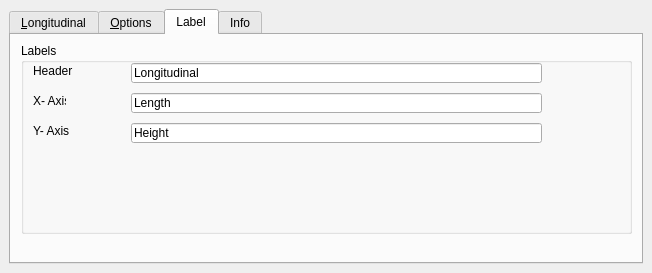
<?xml version="1.0" encoding="UTF-8"?>
<ui version="4.0">
 <class>longitudinalDockWidgetBase</class>
 <widget class="QDockWidget" name="longitudinalDockWidgetBase">
  <property name="geometry">
   <rect>
    <x>0</x>
    <y>0</y>
    <width>652</width>
    <height>273</height>
   </rect>
  </property>
  <property name="windowTitle">
   <string>Longitudinal section</string>
  </property>
  <widget class="QWidget" name="dockWidgetContents">
   <layout class="QVBoxLayout" name="verticalLayout_3">
    <item>
     <widget class="QTabWidget" name="tabWidget">
      <property name="sizePolicy">
       <sizepolicy hsizetype="Preferred" vsizetype="Preferred">
        <horstretch>0</horstretch>
        <verstretch>2</verstretch>
       </sizepolicy>
      </property>
      <property name="currentIndex">
       <number>2</number>
      </property>
      <widget class="QWidget" name="tab_1">
       <attribute name="title">
        <string>&amp;Longitudinal</string>
       </attribute>
       <layout class="QGridLayout" name="gridLayout_4">
        <item row="0" column="0">
         <layout class="QGridLayout" name="layoutPlot">
          <property name="sizeConstraint">
           <enum>QLayout::SetNoConstraint</enum>
          </property>
          <property name="verticalSpacing">
           <number>0</number>
          </property>
          <item row="1" column="0">
           <widget class="QWidget" name="toolbarWidget" native="true"/>
          </item>
          <item row="0" column="0">
           <widget class="QWidget" name="canvasWidget" native="true">
            <property name="sizePolicy">
             <sizepolicy hsizetype="Expanding" vsizetype="Expanding">
              <horstretch>0</horstretch>
              <verstretch>0</verstretch>
             </sizepolicy>
            </property>
           </widget>
          </item>
         </layout>
        </item>
       </layout>
      </widget>
      <widget class="QWidget" name="tab_2">
       <attribute name="title">
        <string>&amp;Options</string>
       </attribute>
       <layout class="QGridLayout" name="gridLayout_3">
        <item row="1" column="0">
         <widget class="QGroupBox" name="groupBox">
          <property name="sizePolicy">
           <sizepolicy hsizetype="Preferred" vsizetype="Preferred">
            <horstretch>0</horstretch>
            <verstretch>0</verstretch>
           </sizepolicy>
          </property>
          <property name="maximumSize">
           <size>
            <width>16777215</width>
            <height>294</height>
           </size>
          </property>
          <property name="title">
           <string>Options</string>
          </property>
          <widget class="QComboBox" name="uDiameterP">
           <property name="geometry">
            <rect>
             <x>430</x>
             <y>135</y>
             <width>150</width>
             <height>20</height>
            </rect>
           </property>
           <property name="minimumSize">
            <size>
             <width>150</width>
             <height>0</height>
            </size>
           </property>
          </widget>
          <widget class="QLabel" name="label_8">
           <property name="geometry">
            <rect>
             <x>360</x>
             <y>135</y>
             <width>67</width>
             <height>16</height>
            </rect>
           </property>
           <property name="text">
            <string>Diameter</string>
           </property>
          </widget>
          <widget class="QComboBox" name="uPointLayer">
           <property name="geometry">
            <rect>
             <x>430</x>
             <y>32</y>
             <width>150</width>
             <height>20</height>
            </rect>
           </property>
           <property name="sizePolicy">
            <sizepolicy hsizetype="Preferred" vsizetype="Fixed">
             <horstretch>0</horstretch>
             <verstretch>0</verstretch>
            </sizepolicy>
           </property>
           <property name="minimumSize">
            <size>
             <width>150</width>
             <height>0</height>
            </size>
           </property>
          </widget>
          <widget class="QLabel" name="label_6">
           <property name="geometry">
            <rect>
             <x>360</x>
             <y>30</y>
             <width>54</width>
             <height>16</height>
            </rect>
           </property>
           <property name="text">
            <string>Point Layer</string>
           </property>
          </widget>
          <widget class="QComboBox" name="uLineLayer">
           <property name="geometry">
            <rect>
             <x>85</x>
             <y>30</y>
             <width>150</width>
             <height>20</height>
            </rect>
           </property>
           <property name="minimumSize">
            <size>
             <width>150</width>
             <height>0</height>
            </size>
           </property>
          </widget>
          <widget class="QLabel" name="label_11">
           <property name="geometry">
            <rect>
             <x>12</x>
             <y>30</y>
             <width>46</width>
             <height>16</height>
            </rect>
           </property>
           <property name="text">
            <string>Line layer</string>
           </property>
          </widget>
          <widget class="QComboBox" name="uPointID">
           <property name="geometry">
            <rect>
             <x>430</x>
             <y>56</y>
             <width>150</width>
             <height>20</height>
            </rect>
           </property>
           <property name="minimumSize">
            <size>
             <width>150</width>
             <height>0</height>
            </size>
           </property>
          </widget>
          <widget class="QLabel" name="label_4">
           <property name="geometry">
            <rect>
             <x>360</x>
             <y>50</y>
             <width>38</width>
             <height>16</height>
            </rect>
           </property>
           <property name="text">
            <string>Point ID</string>
           </property>
          </widget>
          <widget class="QComboBox" name="uLineID">
           <property name="geometry">
            <rect>
             <x>85</x>
             <y>54</y>
             <width>150</width>
             <height>20</height>
            </rect>
           </property>
           <property name="minimumSize">
            <size>
             <width>150</width>
             <height>0</height>
            </size>
           </property>
          </widget>
          <widget class="QLabel" name="label_13">
           <property name="geometry">
            <rect>
             <x>12</x>
             <y>50</y>
             <width>33</width>
             <height>16</height>
            </rect>
           </property>
           <property name="text">
            <string>Line ID</string>
           </property>
          </widget>
          <widget class="QComboBox" name="uZfieldP1">
           <property name="geometry">
            <rect>
             <x>430</x>
             <y>82</y>
             <width>150</width>
             <height>20</height>
            </rect>
           </property>
           <property name="minimumSize">
            <size>
             <width>150</width>
             <height>0</height>
            </size>
           </property>
          </widget>
          <widget class="QLabel" name="label_7">
           <property name="geometry">
            <rect>
             <x>357</x>
             <y>82</y>
             <width>67</width>
             <height>16</height>
            </rect>
           </property>
           <property name="text">
            <string>Elevation field</string>
           </property>
          </widget>
          <widget class="QComboBox" name="uZfield1">
           <property name="geometry">
            <rect>
             <x>85</x>
             <y>80</y>
             <width>151</width>
             <height>20</height>
            </rect>
           </property>
           <property name="minimumSize">
            <size>
             <width>100</width>
             <height>0</height>
            </size>
           </property>
          </widget>
          <widget class="QLabel" name="label_12">
           <property name="geometry">
            <rect>
             <x>12</x>
             <y>80</y>
             <width>67</width>
             <height>16</height>
            </rect>
           </property>
           <property name="text">
            <string>Elevation field</string>
           </property>
          </widget>
          <widget class="QComboBox" name="uZfield2">
           <property name="geometry">
            <rect>
             <x>85</x>
             <y>106</y>
             <width>150</width>
             <height>20</height>
            </rect>
           </property>
           <property name="minimumSize">
            <size>
             <width>150</width>
             <height>0</height>
            </size>
           </property>
          </widget>
          <widget class="QComboBox" name="uDiameter">
           <property name="geometry">
            <rect>
             <x>85</x>
             <y>132</y>
             <width>150</width>
             <height>20</height>
            </rect>
           </property>
           <property name="minimumSize">
            <size>
             <width>150</width>
             <height>0</height>
            </size>
           </property>
           <property name="maximumSize">
            <size>
             <width>69</width>
             <height>16777215</height>
            </size>
           </property>
          </widget>
          <widget class="QLabel" name="diameterLabel">
           <property name="geometry">
            <rect>
             <x>12</x>
             <y>132</y>
             <width>43</width>
             <height>16</height>
            </rect>
           </property>
           <property name="text">
            <string>Diameter</string>
           </property>
          </widget>
          <widget class="QComboBox" name="uZfieldP2">
           <property name="geometry">
            <rect>
             <x>430</x>
             <y>108</y>
             <width>150</width>
             <height>20</height>
            </rect>
           </property>
           <property name="minimumSize">
            <size>
             <width>150</width>
             <height>0</height>
            </size>
           </property>
          </widget>
          <widget class="QCheckBox" name="uIDlabels">
           <property name="geometry">
            <rect>
             <x>310</x>
             <y>100</y>
             <width>111</width>
             <height>21</height>
            </rect>
           </property>
           <property name="text">
            <string>Label plot with  ID</string>
           </property>
           <property name="checked">
            <bool>true</bool>
           </property>
          </widget>
          <widget class="QLabel" name="uSelectedPoints">
           <property name="geometry">
            <rect>
             <x>430</x>
             <y>10</y>
             <width>141</width>
             <height>16</height>
            </rect>
           </property>
           <property name="text">
            <string>Point layer</string>
           </property>
          </widget>
          <widget class="QDoubleSpinBox" name="spinBoxTol">
           <property name="geometry">
            <rect>
             <x>280</x>
             <y>30</y>
             <width>68</width>
             <height>18</height>
            </rect>
           </property>
           <property name="sizePolicy">
            <sizepolicy hsizetype="MinimumExpanding" vsizetype="Fixed">
             <horstretch>0</horstretch>
             <verstretch>0</verstretch>
            </sizepolicy>
           </property>
           <property name="minimumSize">
            <size>
             <width>65</width>
             <height>0</height>
            </size>
           </property>
           <property name="decimals">
            <number>3</number>
           </property>
           <property name="maximum">
            <double>99.000000000000000</double>
           </property>
           <property name="singleStep">
            <double>0.010000000000000</double>
           </property>
           <property name="value">
            <double>0.100000000000000</double>
           </property>
          </widget>
          <widget class="QToolButton" name="buttonSelectSourceId">
           <property name="geometry">
            <rect>
             <x>250</x>
             <y>30</y>
             <width>21</width>
             <height>23</height>
            </rect>
           </property>
           <property name="sizePolicy">
            <sizepolicy hsizetype="Preferred" vsizetype="Minimum">
             <horstretch>0</horstretch>
             <verstretch>0</verstretch>
            </sizepolicy>
           </property>
           <property name="minimumSize">
            <size>
             <width>0</width>
             <height>23</height>
            </size>
           </property>
           <property name="maximumSize">
            <size>
             <width>150</width>
             <height>22</height>
            </size>
           </property>
           <property name="locale">
            <locale language="English" country="UnitedStates"/>
           </property>
           <property name="text">
            <string>...</string>
           </property>
           <property name="checkable">
            <bool>true</bool>
           </property>
          </widget>
          <widget class="QCheckBox" name="uIdirection">
           <property name="geometry">
            <rect>
             <x>252</x>
             <y>9</y>
             <width>111</width>
             <height>21</height>
            </rect>
           </property>
           <property name="text">
            <string>Downstream</string>
           </property>
           <property name="checked">
            <bool>true</bool>
           </property>
          </widget>
          <widget class="QLabel" name="uSelectedLine">
           <property name="geometry">
            <rect>
             <x>90</x>
             <y>10</y>
             <width>141</width>
             <height>16</height>
            </rect>
           </property>
           <property name="text">
            <string>Line Layer</string>
           </property>
          </widget>
          <widget class="QCheckBox" name="uNoHeader">
           <property name="geometry">
            <rect>
             <x>10</x>
             <y>160</y>
             <width>111</width>
             <height>21</height>
            </rect>
           </property>
           <property name="text">
            <string>Copy w/o Point ID</string>
           </property>
          </widget>
          <widget class="QPushButton" name="uCopytoClip">
           <property name="enabled">
            <bool>false</bool>
           </property>
           <property name="geometry">
            <rect>
             <x>130</x>
             <y>160</y>
             <width>101</width>
             <height>23</height>
            </rect>
           </property>
           <property name="text">
            <string>Copy  to Clipboard</string>
           </property>
          </widget>
          <widget class="QPushButton" name="uCopytoDXF">
           <property name="enabled">
            <bool>false</bool>
           </property>
           <property name="geometry">
            <rect>
             <x>480</x>
             <y>160</y>
             <width>101</width>
             <height>23</height>
            </rect>
           </property>
           <property name="text">
            <string>Copy  to DXF</string>
           </property>
          </widget>
         </widget>
        </item>
       </layout>
      </widget>
      <widget class="QWidget" name="tab_3">
       <attribute name="title">
        <string>Label</string>
       </attribute>
       <widget class="QGroupBox" name="groupBox_2">
        <property name="geometry">
         <rect>
          <x>10</x>
          <y>8</y>
          <width>611</width>
          <height>191</height>
         </rect>
        </property>
        <property name="sizePolicy">
         <sizepolicy hsizetype="Preferred" vsizetype="Preferred">
          <horstretch>0</horstretch>
          <verstretch>0</verstretch>
         </sizepolicy>
        </property>
        <property name="maximumSize">
         <size>
          <width>16777215</width>
          <height>294</height>
         </size>
        </property>
        <property name="title">
         <string>Labels</string>
        </property>
        <widget class="QLabel" name="label_14">
         <property name="geometry">
          <rect>
           <x>12</x>
           <y>20</y>
           <width>46</width>
           <height>16</height>
          </rect>
         </property>
         <property name="text">
          <string>Header</string>
         </property>
        </widget>
        <widget class="QLabel" name="label_15">
         <property name="geometry">
          <rect>
           <x>12</x>
           <y>50</y>
           <width>33</width>
           <height>16</height>
          </rect>
         </property>
         <property name="text">
          <string>X- Axis</string>
         </property>
        </widget>
        <widget class="QLabel" name="label_17">
         <property name="geometry">
          <rect>
           <x>12</x>
           <y>80</y>
           <width>67</width>
           <height>16</height>
          </rect>
         </property>
         <property name="text">
          <string>Y- Axis</string>
         </property>
        </widget>
        <widget class="QLineEdit" name="labHeader">
         <property name="geometry">
          <rect>
           <x>110</x>
           <y>20</y>
           <width>411</width>
           <height>20</height>
          </rect>
         </property>
         <property name="text">
          <string>Longitudinal</string>
         </property>
        </widget>
        <widget class="QLineEdit" name="labXAxis">
         <property name="geometry">
          <rect>
           <x>110</x>
           <y>50</y>
           <width>411</width>
           <height>20</height>
          </rect>
         </property>
         <property name="text">
          <string>Length</string>
         </property>
        </widget>
        <widget class="QLineEdit" name="labYAxis">
         <property name="geometry">
          <rect>
           <x>110</x>
           <y>80</y>
           <width>411</width>
           <height>20</height>
          </rect>
         </property>
         <property name="text">
          <string>Height</string>
         </property>
        </widget>
       </widget>
      </widget>
      <widget class="QWidget" name="tab">
       <attribute name="title">
        <string>Info</string>
       </attribute>
       <widget class="QTextBrowser" name="textBrowser">
        <property name="geometry">
         <rect>
          <x>0</x>
          <y>0</y>
          <width>641</width>
          <height>301</height>
         </rect>
        </property>
        <property name="html">
         <string>&lt;!DOCTYPE HTML PUBLIC &quot;-//W3C//DTD HTML 4.0//EN&quot; &quot;http://www.w3.org/TR/REC-html40/strict.dtd&quot;&gt;
&lt;html&gt;&lt;head&gt;&lt;meta name=&quot;qrichtext&quot; content=&quot;1&quot; /&gt;&lt;style type=&quot;text/css&quot;&gt;
p, li { white-space: pre-wrap; }
&lt;/style&gt;&lt;/head&gt;&lt;body style=&quot; font-family:'MS Shell Dlg 2'; font-size:8.25pt; font-weight:400; font-style:normal;&quot;&gt;
&lt;p style=&quot; margin-top:0px; margin-bottom:0px; margin-left:0px; margin-right:0px; -qt-block-indent:0; text-indent:0px;&quot;&gt;&lt;span style=&quot; font-family:'Sans Serif'; font-size:9pt;&quot;&gt;The Longitudinal Plugin plots terrain profiles along selected polylines.&lt;/span&gt;&lt;/p&gt;
&lt;p style=&quot;-qt-paragraph-type:empty; margin-top:0px; margin-bottom:0px; margin-left:0px; margin-right:0px; -qt-block-indent:0; text-indent:0px; font-family:'Sans Serif'; font-size:9pt;&quot;&gt;&lt;br /&gt;&lt;/p&gt;
&lt;p style=&quot; margin-top:0px; margin-bottom:0px; margin-left:0px; margin-right:0px; -qt-block-indent:0; text-indent:0px;&quot;&gt;&lt;span style=&quot; font-family:'Sans Serif'; font-size:9pt;&quot;&gt;Data could come from vector layer and point vector layer with elevation field.&lt;/span&gt;&lt;/p&gt;
&lt;p style=&quot; margin-top:0px; margin-bottom:0px; margin-left:0px; margin-right:0px; -qt-block-indent:0; text-indent:0px;&quot;&gt;&lt;span style=&quot; font-family:'Sans Serif'; font-size:9pt;&quot;&gt;Graph could be exported to SVG or PNG format. The polyline used  can be exported to 3D polyline in dxf format.&lt;/span&gt;&lt;/p&gt;
&lt;p style=&quot;-qt-paragraph-type:empty; margin-top:0px; margin-bottom:0px; margin-left:0px; margin-right:0px; -qt-block-indent:0; text-indent:0px; font-family:'Sans Serif'; font-size:9pt;&quot;&gt;&lt;br /&gt;&lt;/p&gt;
&lt;p style=&quot; margin-top:0px; margin-bottom:0px; margin-left:0px; margin-right:0px; -qt-block-indent:0; text-indent:0px;&quot;&gt;&lt;span style=&quot; font-family:'Sans Serif'; font-size:9pt;&quot;&gt;Please send your reflections, opinions, suggestions and wishes (especially related to this plugin;) on&lt;/span&gt;&lt;/p&gt;
&lt;p style=&quot; margin-top:0px; margin-bottom:0px; margin-left:0px; margin-right:0px; -qt-block-indent:0; text-indent:0px;&quot;&gt;&lt;a href=&quot;https://github.com/etiennesky/profiletool/issues&quot;&gt;&lt;span style=&quot; font-size:8pt; text-decoration: underline; color:#0000ff;&quot;&gt;http://geoplaning.de&lt;/span&gt;&lt;/a&gt;&lt;/p&gt;
&lt;p style=&quot;-qt-paragraph-type:empty; margin-top:0px; margin-bottom:0px; margin-left:0px; margin-right:0px; -qt-block-indent:0; text-indent:0px; font-family:'Sans'; font-size:9pt;&quot;&gt;&lt;br /&gt;&lt;/p&gt;
&lt;p style=&quot; margin-top:0px; margin-bottom:0px; margin-left:0px; margin-right:0px; -qt-block-indent:0; text-indent:0px;&quot;&gt;&lt;span style=&quot; font-family:'Sans Serif'; font-size:9pt;&quot;&gt;Longitudinal Tool Plugin - License GNU GPL 2&lt;/span&gt;&lt;/p&gt;
&lt;p style=&quot; margin-top:0px; margin-bottom:0px; margin-left:0px; margin-right:0px; -qt-block-indent:0; text-indent:0px;&quot;&gt;&lt;span style=&quot; font-family:'Sans Serif'; font-size:9pt;&quot;&gt;Written in 2021 by Gerd Dreier&lt;/span&gt;&lt;/p&gt;
&lt;p style=&quot;-qt-paragraph-type:empty; margin-top:0px; margin-bottom:0px; margin-left:0px; margin-right:0px; -qt-block-indent:0; text-indent:0px; font-size:8pt;&quot;&gt;&lt;br /&gt;&lt;/p&gt;
&lt;p style=&quot; margin-top:0px; margin-bottom:0px; margin-left:0px; margin-right:0px; -qt-block-indent:0; text-indent:0px;&quot;&gt;&lt;span style=&quot; font-family:'Sans Serif'; font-size:9pt;&quot;&gt;REQUIREMENTS:&lt;/span&gt;&lt;/p&gt;
&lt;p style=&quot; margin-top:0px; margin-bottom:0px; margin-left:0px; margin-right:0px; -qt-block-indent:0; text-indent:0px;&quot;&gt;&lt;span style=&quot; font-family:'Sans Serif'; font-size:9pt;&quot;&gt;- Qwt5 (python-qwt5-qt4) and/or python-matplotlib&lt;/span&gt;&lt;/p&gt;
&lt;p style=&quot;-qt-paragraph-type:empty; margin-top:0px; margin-bottom:0px; margin-left:0px; margin-right:0px; -qt-block-indent:0; text-indent:0px; font-size:8pt;&quot;&gt;&lt;br /&gt;&lt;/p&gt;&lt;/body&gt;&lt;/html&gt;</string>
        </property>
       </widget>
      </widget>
     </widget>
    </item>
   </layout>
  </widget>
 </widget>
 <tabstops>
  <tabstop>tabWidget</tabstop>
  <tabstop>uLineLayer</tabstop>
  <tabstop>uLineID</tabstop>
  <tabstop>uZfield1</tabstop>
  <tabstop>uZfield2</tabstop>
  <tabstop>uDiameter</tabstop>
  <tabstop>uPointLayer</tabstop>
  <tabstop>uPointID</tabstop>
  <tabstop>uZfieldP1</tabstop>
  <tabstop>uZfieldP2</tabstop>
  <tabstop>uDiameterP</tabstop>
  <tabstop>uIDlabels</tabstop>
  <tabstop>uIdirection</tabstop>
  <tabstop>buttonSelectSourceId</tabstop>
  <tabstop>spinBoxTol</tabstop>
  <tabstop>textBrowser</tabstop>
 </tabstops>
 <resources/>
 <connections/>
</ui>
